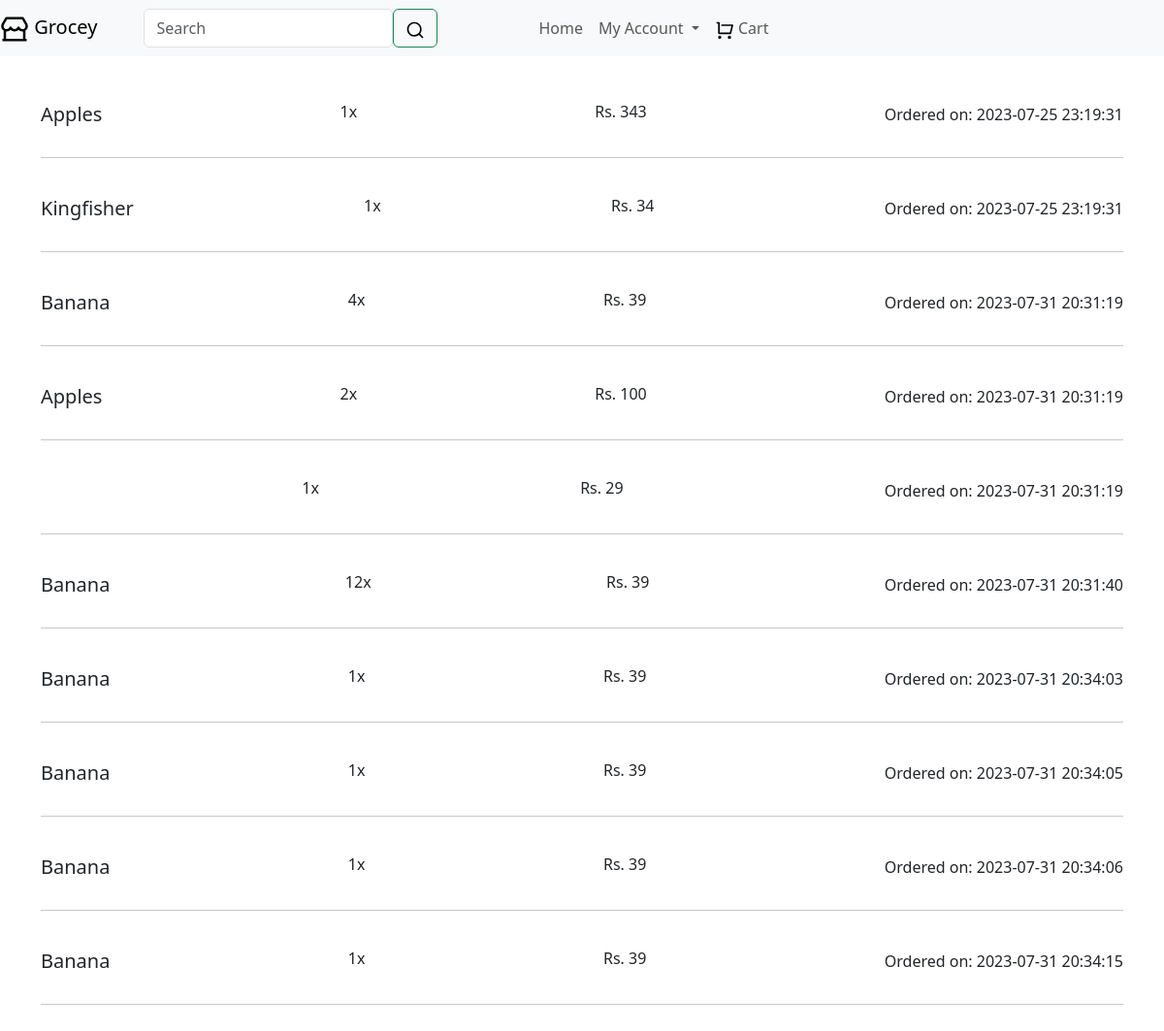
Page /orders (signed in) on the earlier database version.
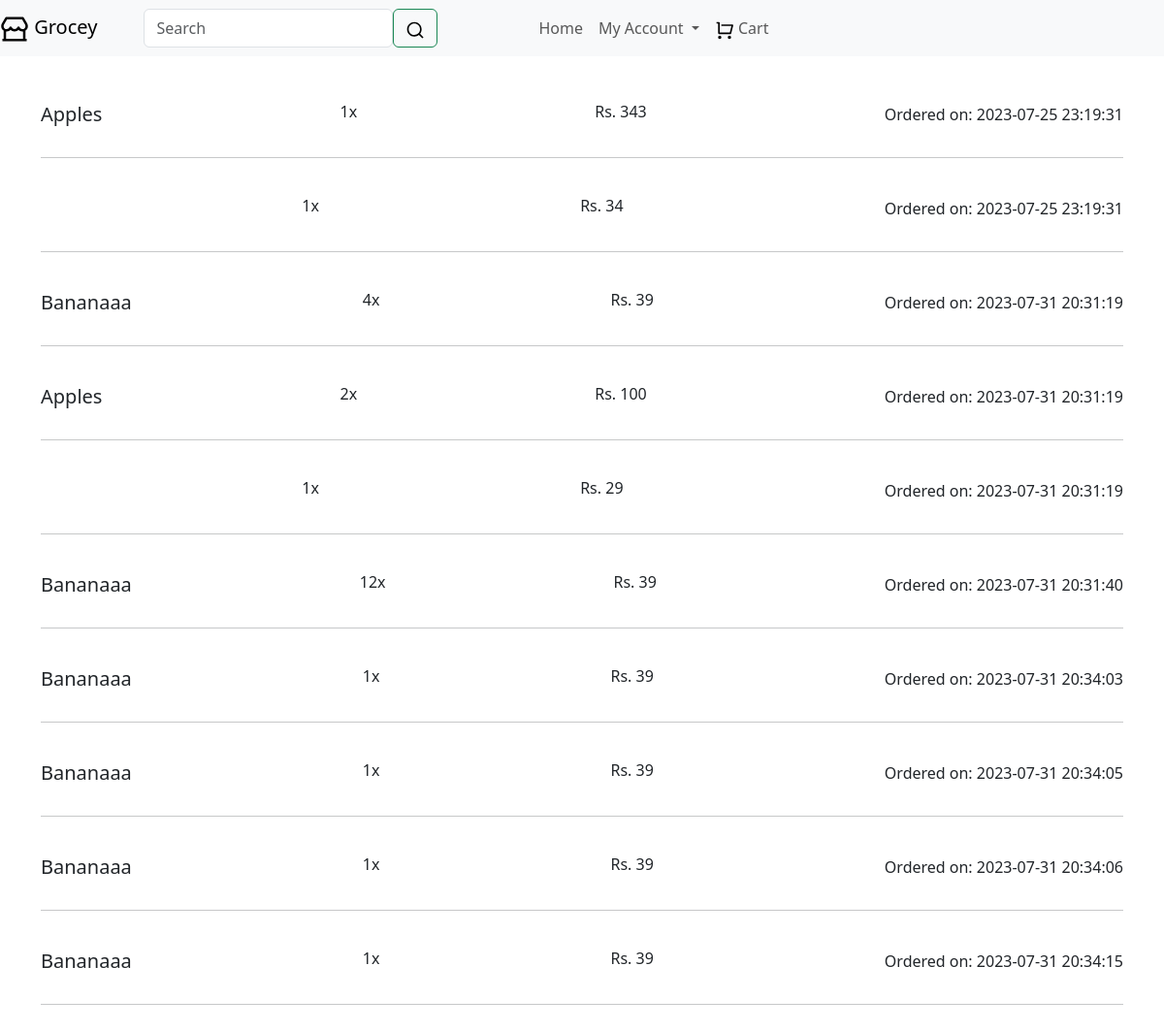
Same page on the later database version.
### website/web_models.py (models this page shows)
class Order(db.Model):
    id = db.Column(db.Integer, primary_key=True)
    quantity = db.Column(db.Integer, nullable=False)
    ordered_price = db.Column(db.Integer, nullable=False)
    order_time = db.Column(db.DateTime, default=func.now())
    category_id = db.Column(db.Integer, db.ForeignKey('category.id'), nullable=False)
    user_id = db.Column(db.Integer, db.ForeignKey('user.id'), nullable=False)
    product_id = db.Column(db.Integer, db.ForeignKey('product.id'), nullable=False)

class Product(db.Model):
    id = db.Column(db.Integer, primary_key=True)
    name = db.Column(db.String(30), nullable=False)
    unit = db.Column(db.String(30))
    price = db.Column(db.Float, nullable=False)
    quantity = db.Column(db.Integer, nullable=False)
    expiry_date = db.Column(db.String(40), nullable=False)
    listing_time = db.Column(db.DateTime, nullable=False, default=func.now())
    category_id = db.Column(db.Integer, db.ForeignKey('category.id'), nullable=False)
    seller_id = db.Column(db.Integer, db.ForeignKey('user.id'))
    orders = db.relationship('Order', backref='product')
    carts = db.relationship('Cart', backref='product')

### website/web_controllers.py (the view)
@views.route('/orders')
def orders():
    orders = Order.query.filter_by(user_id=current_user.id).all()
    return render_template('orders.html', app_name=app_name, orders=orders)

### website/templates/orders.html (shortened to what this page needs)
{% extends "web_base.html" %}
{% block content %}
<br>
<br>
    {% for order in orders %}
        <li class="list-group-item d-flex justify-content-between">
            <h5>{{ order.product.name }} </h5>
            <h6>{{ order.quantity }}x</h6>
            <h6>Rs. {{ order.ordered_price }}</h6>
            <p>Ordered on: {{ order.order_time }}</p>
        </li>
        <hr>
        <br>
    {% endfor %}
{% endblock %}

Differences in the rows shown:
changed Order (number 2 of 10 on the later page): product.name "Kingfisher" → (not shown)
changed through a linked row, Order (number 3 of 10 on the later page): product.name "Banana" → "Bananaaa"
changed through a linked row, Order (number 6 of 10 on the later page): product.name "Banana" → "Bananaaa"
changed through a linked row, Order (number 7 of 10 on the later page): product.name "Banana" → "Bananaaa"
changed through a linked row, Order (number 8 of 10 on the later page): product.name "Banana" → "Bananaaa"
changed through a linked row, Order (number 9 of 10 on the later page): product.name "Banana" → "Bananaaa"
changed through a linked row, Order (number 10 of 10 on the later page): product.name "Banana" → "Bananaaa"
